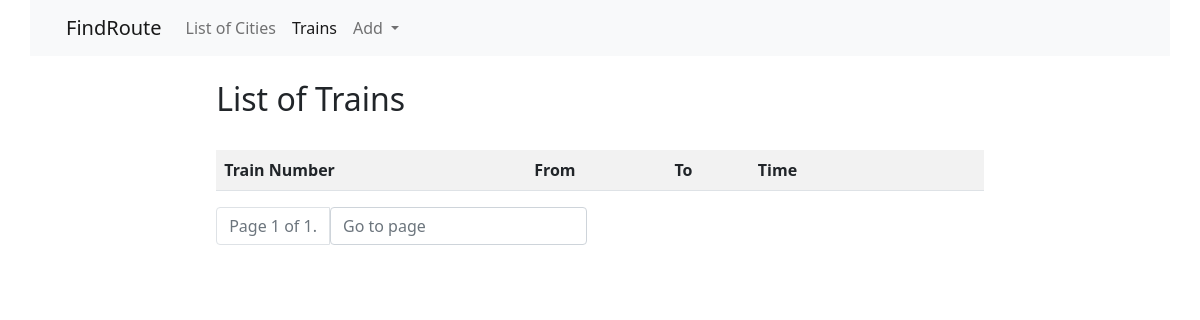
The page /trains/ on the database as committed earlier.
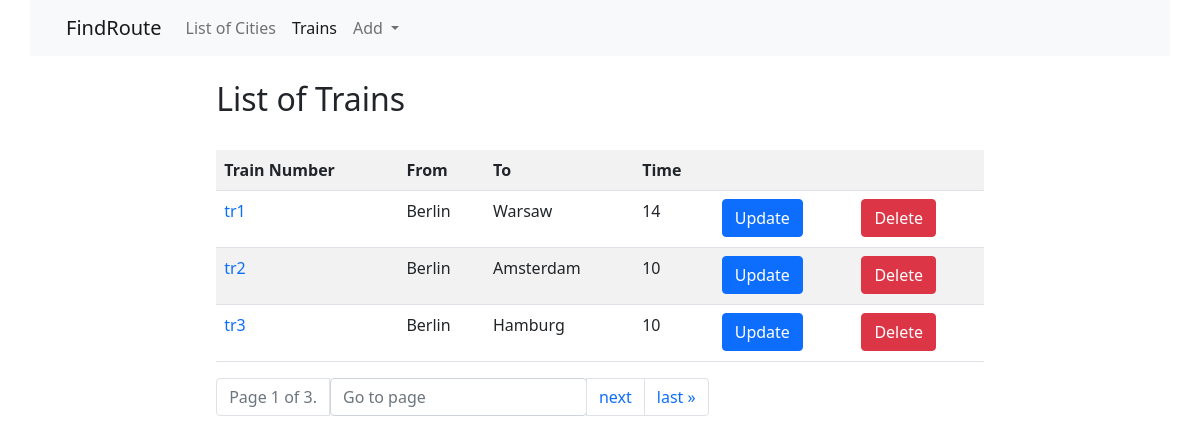
The same page on the database as committed later.
### trains/models.py (models this page shows, shortened)
class Train(models.Model):
    name = models.CharField(max_length=50, unique=True,
                            verbose_name='Train Number ')
    travel_time = models.PositiveSmallIntegerField(
        verbose_name='Travel Time')
    from_city = models.ForeignKey(
        City, on_delete=models.CASCADE, related_name='from_city_set', verbose_name='From City')
    to_city = models.ForeignKey(
        City, on_delete=models.CASCADE, related_name='to_city_set', verbose_name='To City')
    class Meta:
        verbose_name = 'Train'
        verbose_name_plural = 'Trains'
        ordering = ['name']

### cities/models.py (models this page shows, shortened)
class City(models.Model):
    name = models.CharField(max_length=100, unique=True,
                            verbose_name="City name")
    def __str__(self):
        return self.name
    class Meta:
        verbose_name = "City"
        verbose_name_plural = "Cities"
        ordering = ['name']

### trains/views.py (the view)
# urls.py: path('', TrainListView.as_view(), name="train_list"),
class TrainListView(ListView):
    model = Train
    template_name = 'trains/home.html'
    paginate_by = 3

### trains/templates/trains/home.html (shortened to what this page needs)
{% extends 'base.html' %}
{% block content %}
<div class="row">
    <div class="col-md-10 mx-auto">
        <br>
        <h2>List of Trains</h2>
        <br>
        <table class="table table-striped">
        <tr>
            <th>Train Number </th>
            <th>From</th>
            <th>To</th>
            <th>Time</th>
            <th>&nbsp;</th>
            <th>&nbsp;</th>
        </tr>
        {% for object in page_obj %}
        <tr>
            <td>
                <a href="{% url 'trains:train_detail' pk=object.id %}" style="text-decoration: none;"><p>{{object.name}}</p></a>
            </td>
            <td>
                {{object.from_city}}
            </td>
            <td>
                {{object.to_city}}
            </td>
            <td>
                {{object.travel_time}}
            </td>
            <td>
                <a href="{% url 'trains:train_update' pk=object.id %}" style="text-decoration: none;"><button type="button" class="btn btn-primary">Update</button></a>
            </td>
            <td>
                <a href="{% url 'trains:train_delete' pk=object.id %}" style="text-decoration: none;"><button type="button" class="btn btn-danger">Delete</button></a>
            </td>
        </tr>
        {% endfor%}
        </table>
        <div class="pagination">
            <nav aria-label="...">
                <ul class="pagination">
                    <li class="page-item disabled">
                        <span class="page-link">Page {{ page_obj.number }} of {{ page_obj.paginator.num_pages }}.</span>
                    </li>
                     <li class="page-item" aria-current="page">
                            <form action="">
                                <input type="text" name="page" class="form-control" placeholder="Go to page" width="30px">
                            </form>
                        </li>
                    {% if page_obj.has_next %}
                        <li class="page-item" aria-current="page">
                            <a class="page-link" href="?page={{ page_obj.next_page_number }}">next</a>
                        </li>
                        <li class="page-item" aria-current="page">
                            <a class="page-link" href="?page={{ page_obj.paginator.num_pages }}">last &raquo;</a>
                        </li>
                    {% endif %}
                </ul>
            </nav>
        </div>
    </div>
</div>
{% endblock%}

### templates/base.html (shortened to what this page needs)
{% url 'cities:city_list' as city_list %}
{% url 'cities:city_detail' as city_detail %}
{% url 'cities:create' as city_create %}
{% url 'trains:create' as train_create %}
{% url 'home' as home %}
{% url 'trains:train_list' as train_list %}
{% load static %}
<!DOCTYPE html>
<html lang="en">
<head>
    <link href="https://cdn.jsdelivr.net/npm/bootstrap@5.0.2/dist/css/bootstrap.min.css" rel="stylesheet">
    <link href="https://cdn.jsdelivr.net/npm/select2@4.1.0-rc.0/dist/css/select2.min.css" rel="stylesheet" />
</head>
<body>
<div class="container">
<div class="row">
  <nav class="navbar navbar-expand-lg navbar-light bg-light">
    <div class="container-fluid">
      <a class="navbar-brand" href="{% url 'home' %}">FindRoute</a>
      <div class="collapse navbar-collapse" id="navbarNav">
        <ul class="navbar-nav">
          <li class="nav-item">
            <a class="nav-link {% if request.path == city_list %} active {% endif %}" aria-current="page" href="{% url 'cities:city_list' %}">List of Cities</a>
          </li>
          <li class="nav-item">
            <a class="nav-link {% if request.path == train_list %} active {% endif %}" href="{% url 'trains:train_list' %}">Trains</a>
          </li>
          <li class="nav-item dropdown">
            <a class="nav-link dropdown-toggle" href="#" id="navbarDropdown" role="button" data-bs-toggle="dropdown" aria-expanded="false">
              Add
            </a>
          </li>
        </ul>
      </div>
    </div>
  </nav>
</div>
<div class="row">
    <div class="col-md-10 mx-auto">
      {% block content %}{% endblock %}
    </div>
</div>
</div>
</body>
</html>

Rows that differ between the two databases and show on the page:
added Train: name "tr1", from_city "Berlin", to_city "Warsaw", travel_time "14"
added Train: name "tr2", from_city "Berlin", to_city "Amsterdam", travel_time "10"
added Train: name "tr3", from_city "Berlin", to_city "Hamburg", travel_time "10"
Other text that changed with them:
{{ page_obj.paginator.num_pages }}: "1" → "3"
text now shown: "next last »"
